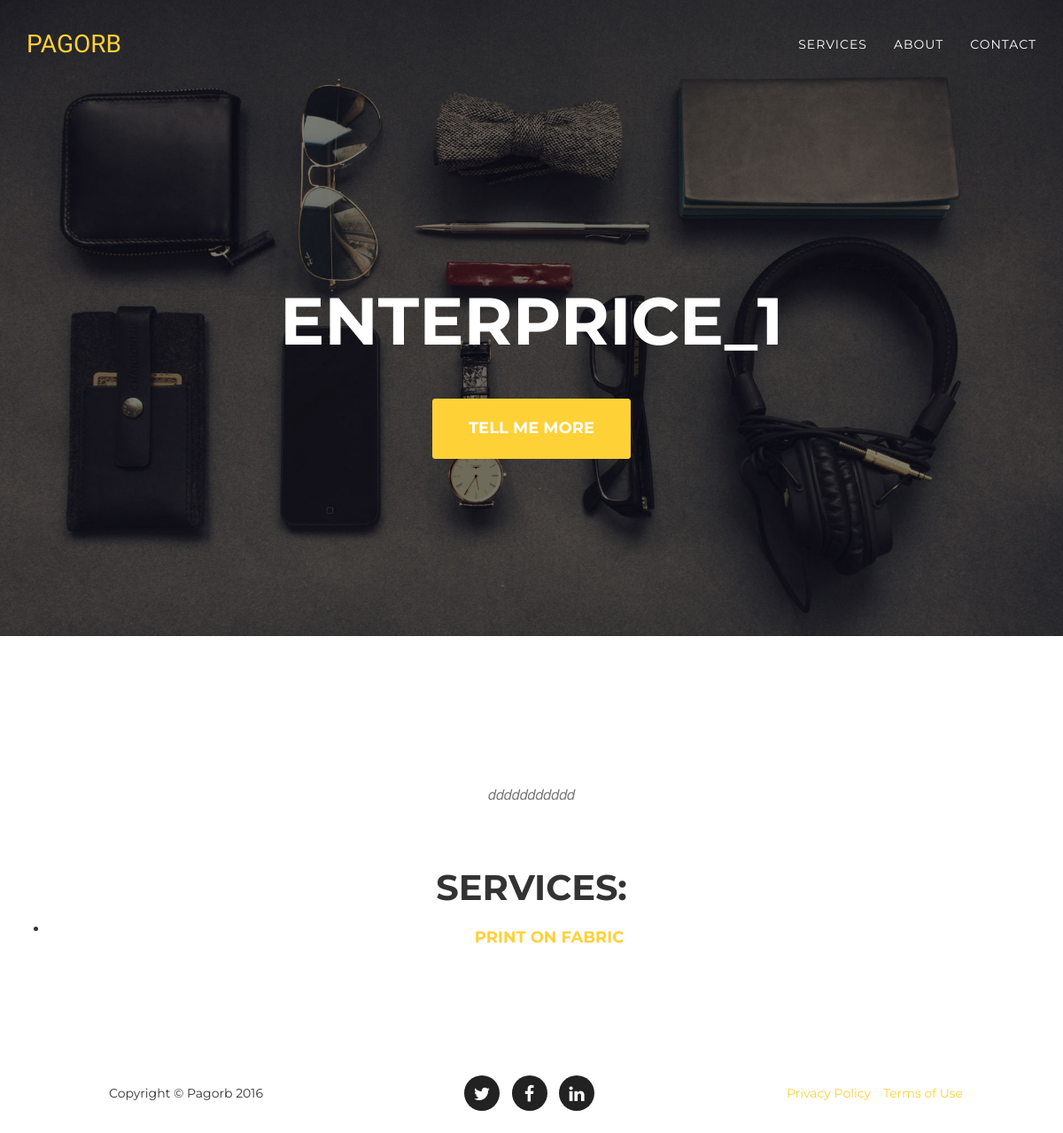
The app's page /enterprise/1/, older data.
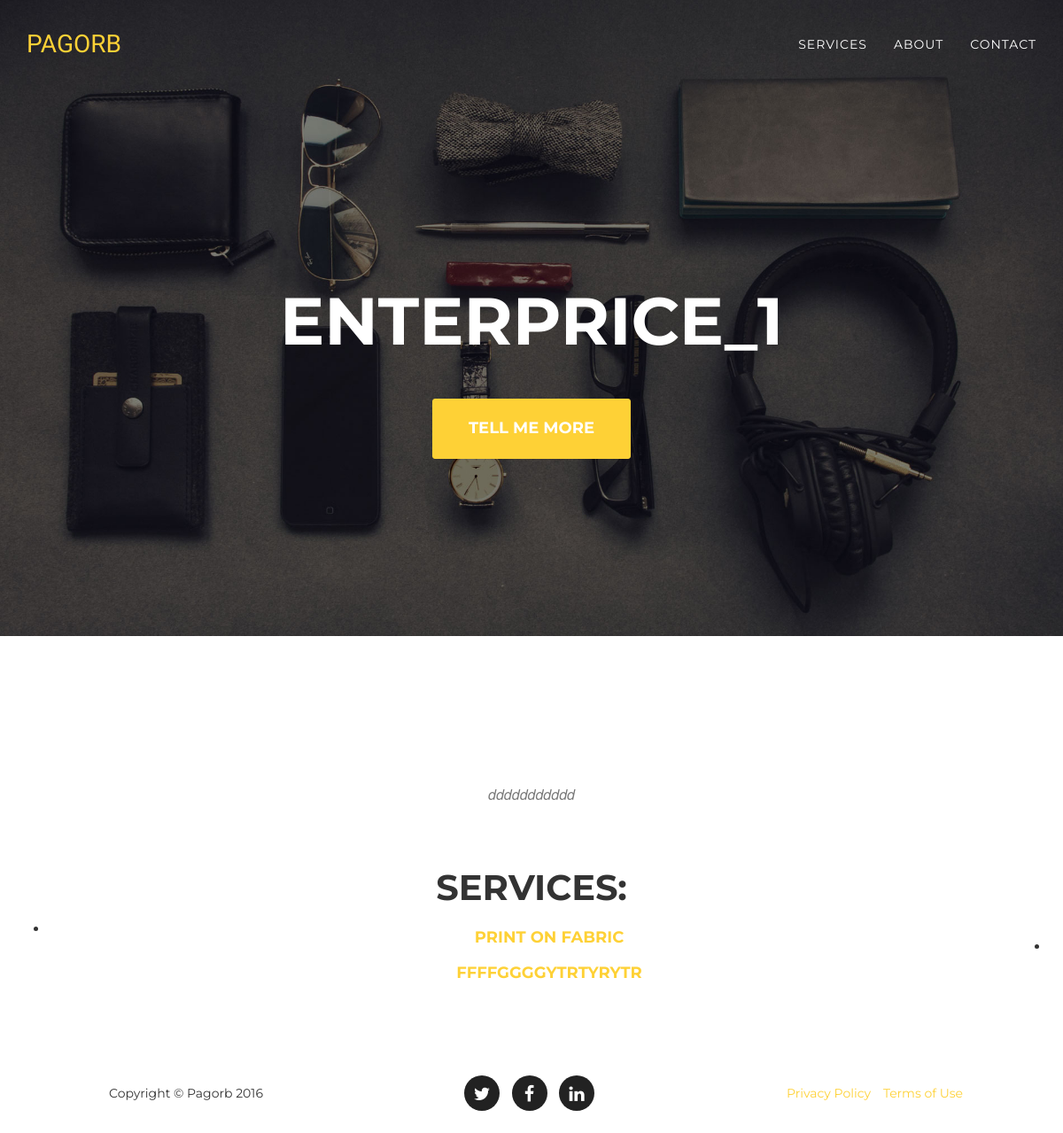
The same page, newer data.
### service/models.py (models this page shows, shortened)
class Service(models.Model):
    name = models.CharField(max_length=200)
    description = models.CharField(max_length=500)
    enterprise = models.ForeignKey(Enterprise, default=0)

### service/views.py (the view)
# urls.py: url(r'^enterprise/', include('service.urls')),
def enterprise(request, enterprise_id):
    enterprise_item = Enterprise.objects.get(id=enterprise_id)
    name = enterprise_item.name
    services = enterprise_item.service_set.all()
    description = enterprise_item.description
    context = {
        'name': name,
        'services': services,
        'description': description
    }
    return render(request, 'service/enterprise.html', context)

### templates/service/enterprise.html (shortened to what this page needs)
{% extends "base.html" %}
{% block navbar %}
 <nav class="navbar navbar-default navbar-fixed-top ">
        <div class="container">
            <div class="navbar-header page-scroll">
                <a class="navbar-brand page-scroll" href="{% url 'home' %}">PAGORB</a>
            </div>
            <div class="collapse navbar-collapse" id="bs-example-navbar-collapse-1">
                <ul class="nav navbar-nav navbar-right">
                    <li>
                        <a class="page-scroll" href="{%url 'home'%}#services">Services</a>
                    </li>
                    <li>
                        <a class="page-scroll" href="{%url 'home'%}#about">About</a>
                    </li>
                    <li>
                        <a class="page-scroll" href="{%url 'home'%}#contact">Contact</a>
                    </li>
                </ul>
            </div>
        </div>
    </nav>
{% endblock %}
{% block header %}
 <header>
        <div class="container">
            <div class="intro-text">
                <div class="intro-heading">{{ name }}</div>
                <a href="#services" class="page-scroll btn btn-xl">Tell Me More</a>
            </div>
        </div>
 </header>
{% endblock %}
{% block service %}
<section id="services">
    <div class="container">
        <div class="row">
            <div class="col-lg-12 text-center">
                <h3 class="section-subheading text-muted">{{ description }}</h3>
                <h2 class="section-heading">Services:</h2>
            </div>
        </div>
    </div>
    <div class="col-lg-12">
        <ul class="" >
            {% for i in services %}
            <li class="">
                <div class="col-lg-12 text-center">
                    <div class="timeline-heading">
                        <h4 class="subheading"><a href="{% url 'service' i.id %}">{{ i.name }}</a></h4>
                    </div>
                </div>
            </li>
            {% endfor %}
        </ul>
    </div>
</section>
{% endblock %}

Row changes from the older to the newer data that the page shows:
added Service: name "FFFFGGGGYTRTYRYTR"
